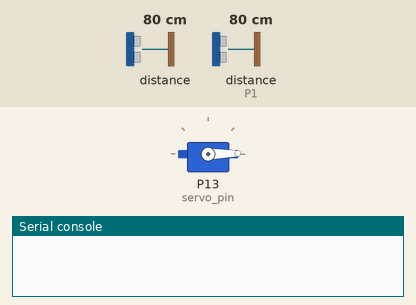
This program was run on a simulated BBC micro:bit running MicroPython. Parts: servo, the last lines printed to the serial console. The test bench sets the inputs (shaded band); at power-on: distance to the obstacle 80 cm, distance to the obstacle (sensor on P1) 80 cm. The echo pulse lasts 58.3 µs per cm; servo angles are drawn from the pulse width (0.5 ms = 0°, 2.5 ms = 180°).

Above: at 1.2 s.
1.3 s: distance to the obstacle (sensor 0) set to 54 cm
2.8 s: distance to the obstacle (sensor 0) set to 47 cm
At 4.0 s:
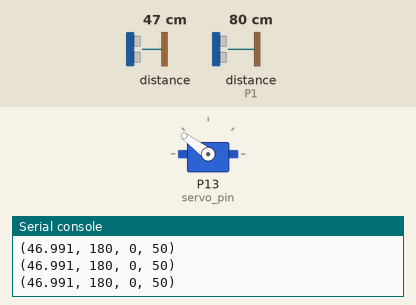
4.3 s: distance to the obstacle (sensor 0) set to 60 cm
At 5.1 s:
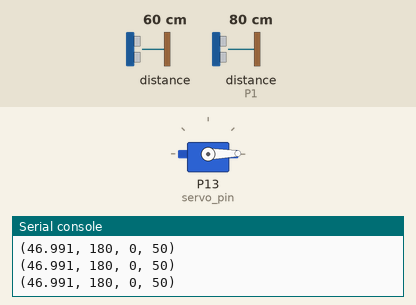
5.8 s: distance to the obstacle (sensor 0) set to 2 cm
At 7.1 s:
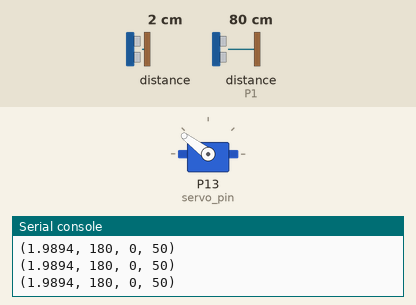
Timing chart, 0 to 8.3 s (numbered marks = the images above; inputs shaded):
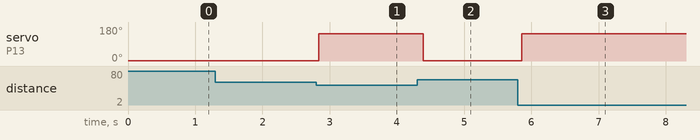

Measured:
- the behaviour switches between 51 and 50 cm on distance to the obstacle (sensor 0) (found by bisection; images 0 and 1)
- after the input at 1.3 s, every drawn part: stays the same
- after the input at 2.8 s, servo on P13 (servo_pin): 1° → 143° at once
- after the input at 4.3 s, servo on P13 (servo_pin): 143° → 1° after 0.10 s
- after the input at 5.8 s, servo on P13 (servo_pin): 1° → 143° after 0.05 s

The program:

servo_ultrasonic.py
```python
from microbit import *
from machine import time_pulse_us

# Servo control:
# 100 = 1 millisecond pulse all right
# 200 = 2 millisecond pulse all left
# 150 = 1.5 millisecond pulse center

# Set up the servo pin.
# You can choose pinX (where X is the
# number next to the pin on your board)
servo_pin = pin13  # change 13 to the pin you have the yellow/orange wire connected to
servo_pin.set_analog_period(20)

# Select the trigger pin0 and the echo pin1
trig = pin0
echo = pin1

#This is the min and max length of the servo control pulse in ms
MIN_WIDTH = 0.5
MAX_WIDTH = 2.7

# This is the min and max angle of the servo
MIN_ANGLE = 0
MAX_ANGLE = 250


def setup_ultrasonic():
    #This sets up the trigger and echo pins.
    trig.write_digital(0)
    echo.read_digital()


def move_to_angle(angle, min_angle=MIN_ANGLE, max_angle=MAX_ANGLE):
    # Move the servo to an angle between min and max.
    angle = max(min_angle, angle)
    angle = min(max_angle, angle)
    width = (angle / max_angle) * (MAX_WIDTH - MIN_WIDTH) + MIN_WIDTH
    set_pulse(width)


def set_pulse(width):
    # send the control pulse to the servo
    servo_pin.write_analog(1023 * width / 20)


def get_distance():
    # send a very fast on and off signal pulse to the Ultrasonic sensor.
    # This pulse tells the sensor to send out a sound wave.
    trig.write_digital(1)
    trig.write_digital(0)

    # Measure the time of the signal coming back from the sensor.
    micros = time_pulse_us(echo, 1)

    # divide the number of microseconds by a million to get seconds
    t_echo = micros / 1000000

    # divide the time by 2 to get the one way time, then
    # multiply by 34300 (speed of sound * 100)
    # to get the distance.
    distance_cm = (t_echo / 2) * 34300
    return distance_cm


setup_ultrasonic()
min_distance, max_distance = 0, 50

while True:
    #get the distance
    dist = get_distance()

    # if the distance is between the limits we set, then move the servo
    if min_distance < dist < max_distance:
        move_to_angle(180)
        print((dist, 180, min_distance, max_distance))
    else: # otherwise go back to original position
        move_to_angle(0)

    # wait for a tenth of a second before measuring again.
    sleep(100)
```
